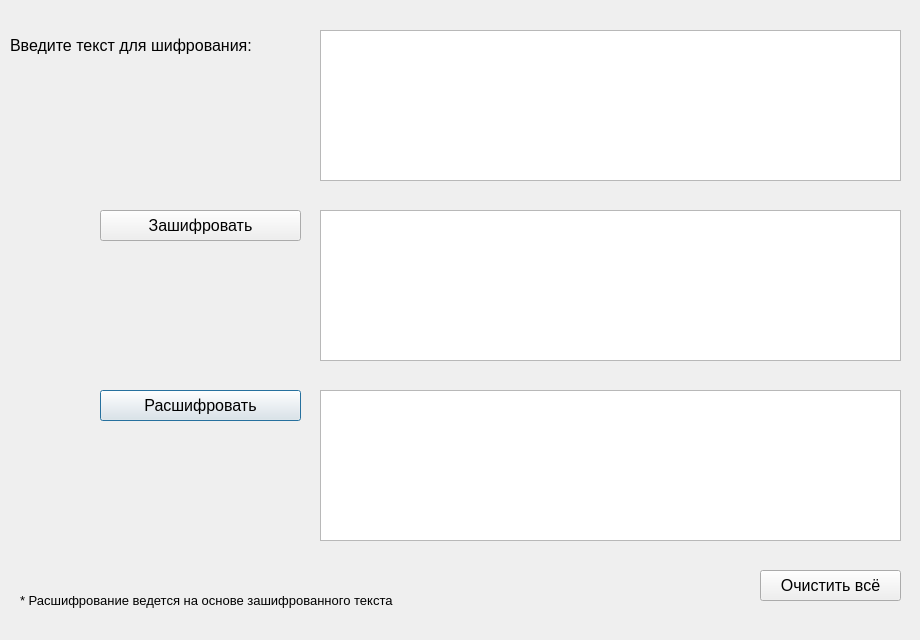
<?xml version="1.0" encoding="UTF-8"?>
<ui version="4.0">
 <class>Dialog4</class>
 <widget class="QDialog" name="Dialog4">
  <property name="geometry">
   <rect>
    <x>0</x>
    <y>0</y>
    <width>920</width>
    <height>640</height>
   </rect>
  </property>
  <property name="minimumSize">
   <size>
    <width>920</width>
    <height>640</height>
   </size>
  </property>
  <property name="maximumSize">
   <size>
    <width>920</width>
    <height>640</height>
   </size>
  </property>
  <property name="font">
   <font>
    <family>Arial</family>
    <pointsize>12</pointsize>
   </font>
  </property>
  <property name="windowTitle">
   <string>Шифр Квадрат Полибия</string>
  </property>
  <widget class="QLabel" name="label_2">
   <property name="geometry">
    <rect>
     <x>10</x>
     <y>30</y>
     <width>301</width>
     <height>31</height>
    </rect>
   </property>
   <property name="font">
    <font>
     <family>Arial</family>
     <pointsize>12</pointsize>
    </font>
   </property>
   <property name="text">
    <string>Введите текст для шифрования:</string>
   </property>
  </widget>
  <widget class="QLabel" name="label_3">
   <property name="geometry">
    <rect>
     <x>20</x>
     <y>580</y>
     <width>481</width>
     <height>41</height>
    </rect>
   </property>
   <property name="font">
    <font>
     <family>Arial</family>
     <pointsize>10</pointsize>
    </font>
   </property>
   <property name="text">
    <string>* Расшифрование ведется на основе зашифрованного текста</string>
   </property>
  </widget>
  <widget class="QPushButton" name="but_decr">
   <property name="geometry">
    <rect>
     <x>100</x>
     <y>390</y>
     <width>201</width>
     <height>31</height>
    </rect>
   </property>
   <property name="font">
    <font>
     <family>Arial</family>
     <pointsize>12</pointsize>
    </font>
   </property>
   <property name="text">
    <string>Расшифровать</string>
   </property>
  </widget>
  <widget class="QPushButton" name="but_clear">
   <property name="geometry">
    <rect>
     <x>760</x>
     <y>570</y>
     <width>141</width>
     <height>31</height>
    </rect>
   </property>
   <property name="font">
    <font>
     <family>Arial</family>
     <pointsize>12</pointsize>
    </font>
   </property>
   <property name="text">
    <string>Очистить всё</string>
   </property>
  </widget>
  <widget class="QPushButton" name="but_encr">
   <property name="geometry">
    <rect>
     <x>100</x>
     <y>210</y>
     <width>201</width>
     <height>31</height>
    </rect>
   </property>
   <property name="font">
    <font>
     <family>Arial</family>
     <pointsize>12</pointsize>
    </font>
   </property>
   <property name="text">
    <string>Зашифровать</string>
   </property>
  </widget>
  <widget class="QTextEdit" name="slova">
   <property name="geometry">
    <rect>
     <x>320</x>
     <y>30</y>
     <width>581</width>
     <height>151</height>
    </rect>
   </property>
  </widget>
  <widget class="QTextEdit" name="rez_encr">
   <property name="geometry">
    <rect>
     <x>320</x>
     <y>210</y>
     <width>581</width>
     <height>151</height>
    </rect>
   </property>
  </widget>
  <widget class="QTextEdit" name="rez_decr">
   <property name="geometry">
    <rect>
     <x>320</x>
     <y>390</y>
     <width>581</width>
     <height>151</height>
    </rect>
   </property>
  </widget>
 </widget>
 <resources/>
 <connections/>
</ui>
